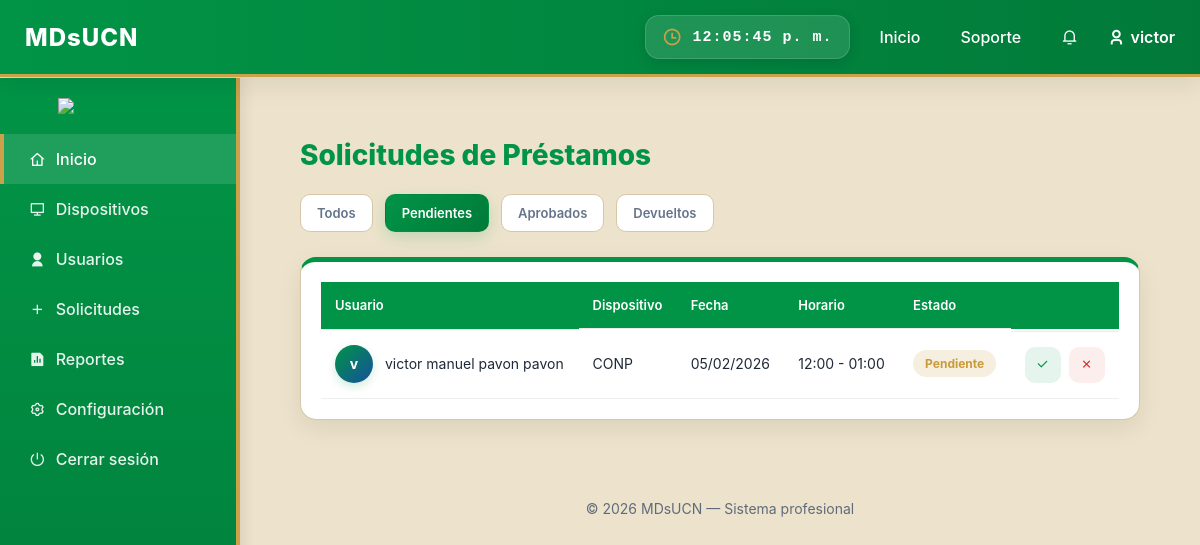
The app's page /prestamos/?estado=pendiente (signed in) with its own data.
### appOne/models.py (models this page shows, shortened)
class Usuario(AbstractUser):
    username = models.CharField(max_length=150, unique=True)
    nombre_completo = models.CharField(max_length=150)
    correo_institucional = models.EmailField(unique=True)
    codigo = models.CharField(max_length=20, unique=True)
    rol = models.CharField(max_length=20, choices=ROLES, default="Docente")
    USERNAME_FIELD = "correo_institucional"
    REQUIRED_FIELDS = ["username", "nombre_completo", "codigo"]
    objects = UsuarioManager()

class Prestamo(models.Model):
    ESTADO_PENDIENTE = 'pendiente'
    ESTADO_APROBADO = 'aprobado'
    ESTADO_RECHAZADO = 'rechazado'
    ESTADO_DEVUELTO = 'devuelto'
    ESTADO_CHOICES = [
        (ESTADO_PENDIENTE, 'Pendiente'),
        (ESTADO_APROBADO, 'Aprobado'),
        (ESTADO_RECHAZADO, 'Rechazado'),
        (ESTADO_DEVUELTO, 'Devuelto'),
    ]
    usuario = models.ForeignKey(
        'Usuario',
        on_delete=models.CASCADE,
        related_name="prestamos"
    )
    dispositivo = models.ForeignKey(
        'Dispositivo',
        on_delete=models.CASCADE,
        related_name="prestamos"
    )
    motivo = models.TextField()
    fecha_uso = models.DateField()
    hora_inicio = models.TimeField()
    hora_entrega = models.TimeField()
    estado = models.CharField(
        max_length=10,
        choices=ESTADO_CHOICES,
        default=ESTADO_PENDIENTE
    )
    fecha_solicitud = models.DateTimeField(auto_now_add=True)

class Dispositivo(models.Model):
    nombre_dispositivo = models.CharField(max_length=100)
    marca = models.CharField(max_length=50)
    codigo_inventario = models.CharField(max_length=50, unique=True)
    imagen = models.ImageField(upload_to='dispositivos/', blank=True, null=True)
    descripcion = models.TextField(blank=True, null=True)
    accesorios = models.TextField(blank=True, null=True)
    observacion = models.TextField(blank=True, null=True)

### appOne/views.py (the view)
# urls.py: path('prestamos/', views.solicitudes_prestamos, name='solicitudes_prestamos'),
@login_required
def solicitudes_prestamos(request):
    estado = request.GET.get("estado")
    if request.user.rol == "Admin":
        prestamos = Prestamo.objects.all()
    else:
        prestamos = Prestamo.objects.filter(usuario=request.user)
    if estado and estado != "todos":
        prestamos = prestamos.filter(estado=estado)
    prestamos = prestamos.order_by("-fecha_solicitud")
    return render(request, "appOne/solicitudes.html", {
        "prestamos": prestamos,
        "estado_actual": estado or "todos"
    })

### appOne/templates/appOne/solicitudes.html
{% extends "appOne/dashboard.html" %}
{% load static %}
{% block extra_css %}
<link rel="stylesheet" href="{% static 'appOne/css/solicitudes.css' %}">
<link href="https://cdn.jsdelivr.net/npm/remixicon/fonts/remixicon.css" rel="stylesheet">
{% endblock %}
{% block contenido %}
<div class="solicitudes-container">
    <div class="header">
        <h2>Solicitudes de Préstamos</h2>
    </div>
    <div class="filtros">
        <a href="?estado=todos" class="filtro {% if estado_actual == 'todos' %}activo{% endif %}">Todos</a>
        <a href="?estado=pendiente" class="filtro {% if estado_actual == 'pendiente' %}activo{% endif %}">Pendientes</a>
        <a href="?estado=aprobado" class="filtro {% if estado_actual == 'aprobado' %}activo{% endif %}">Aprobados</a>
        <a href="?estado=devuelto" class="filtro {% if estado_actual == 'devuelto' %}activo{% endif %}">Devueltos</a>
    </div>
    <div class="table-wrapper">
        <table class="table-dashboard">
            <thead>
                <tr>
                    <th>Usuario</th>
                    <th>Dispositivo</th>
                    <th>Fecha</th>
                    <th>Horario</th>
                    <th>Estado</th>
                    {% if request.user.rol == "Admin" %}
                    <th></th>
                    {% endif %}
                </tr>
            </thead>
            <tbody>
                {% for p in prestamos %}
                <tr>
                    <td class="user-cell">
                        <div class="avatar">
                            {{ p.usuario.nombre_completo|slice:":1" }}
                        </div>
                        <span>{{ p.usuario.nombre_completo }}</span>
                    </td>
                    <td>{{ p.dispositivo.nombre_dispositivo }}</td>
                    <td>{{ p.fecha_uso|date:"d/m/Y" }}</td>
                    <td>{{ p.hora_inicio|time:"H:i" }} - {{ p.hora_entrega|time:"H:i" }}</td>
                    <td>
                        <span class="estado {{ p.estado|lower }}">
                            {{ p.estado|capfirst }}
                        </span>
                    </td>
                    {% if request.user.rol == "Admin" %}
                    <td class="acciones">
                        {% if p.estado == "pendiente" %}
                            <a href="{% url 'aprobar_prestamo' p.id %}" class="btn success">
                                <i class="ri-check-line"></i>
                            </a>
                            <a href="{% url 'rechazar_prestamo' p.id %}" class="btn danger">
                                <i class="ri-close-line"></i>
                            </a>
                        {% elif p.estado == "aprobado" %}
                            <a href="{% url 'devolver_prestamo' p.id %}" class="btn warning">
                                <i class="ri-refresh-line"></i>
                            </a>
                        {% else %}
                            <span class="text-muted">—</span>
                        {% endif %}
                    </td>
                    {% endif %}
                </tr>
                {% empty %}
                <tr>
                    <td colspan="{% if request.user.rol == 'Admin' %}6{% else %}5{% endif %}" class="no-data">
                        No hay solicitudes registradas
                    </td>
                </tr>
                {% endfor %}
            </tbody>
        </table>
    </div>
</div>
{% endblock %}

### appOne/templates/appOne/dashboard.html (shortened to what this page needs)
{% load static %}
<!DOCTYPE html>
<html lang="es">
<head>
  <link rel="stylesheet" href="{% static 'appOne/css/dashboard.css' %}">
  <link href="https://cdn.jsdelivr.net/npm/remixicon/fonts/remixicon.css" rel="stylesheet">
  {% block extra_css %}{% endblock %}
</head>
<body>
  <header class="navegacion">
    <nav class="nav">
      <div class="nav-left">
        <h1>MDsUCN</h1>
      </div>
      <div class="nav-right">
        <div class="clock-box">
          <i class="ri-time-line"></i>
          <span id="clock-nicaragua">00:00:00</span>
        </div>
        <ul class="menu">
          <li><a href="#">Inicio</a></li>
          <li><a href="#">Soporte</a></li>
          <li class="notif-dropdown">
            <a href="#">
              <i class="ri-notification-3-line"></i>
            </a>
          </li>
          <li class="user">
            <i class="ri-user-3-line"></i> {{ request.user.username }}
          </li>
        </ul>
      </div>
    </nav>
  </header>
  <div class="container">
    <aside class="sidebar">
      <div class="logo">
        <img src="https://uploads.onecompiler.io/43nzu6ce2/43x2n985z/eslogan%20.png">
      </div>
      <nav>
        <a href="{% url 'dashboardinicio' %}" class="active">
          <i class="ri-home-4-line"></i> Inicio
        </a>
        <a href="{% url 'listardispositivos' %}">
          <i class="ri-computer-line"></i> Dispositivos
        </a>
        {% if request.user.rol == "Admin" %}
        <a href="{% url 'panel_usuarios' %}">
          <i class="ri-user-fill"></i> Usuarios
        </a>
        <a href="{% url 'solicitudes_prestamos' %}">
          <i class="ri-add-fill"></i> Solicitudes
        </a>
        {% endif %}
        <a href="{% url 'reportes' %}">
          <i class="ri-file-chart-fill"></i> Reportes
        </a>
        <a href="{% url 'configuracion' %}">
          <i class="ri-settings-3-line"></i> Configuración
        </a>
        <a href="{% url 'logout' %}">
          <i class="ri-shut-down-line"></i> Cerrar sesión
        </a>
      </nav>
    </aside>
    <main class="main-content">
      {% block contenido %}{% endblock %}
    </main>
  </div>
  <footer>
    <p>© 2026 MDsUCN — Sistema profesional</p>
  </footer>
</body>
</html>

### appOne/static/appOne/css/dashboard.css (style rules this page uses)
:root { --bg: #EDE3CC; --card-bg: #ffffff; --sidebar-bg: #019446; --sidebar-hover: #017a39; --primary: #019446; --primary-hover: #017a39; --secondary: #15509C; --secondary-hover: #104E9B; --gold: #CBA14B; --gold-dark: #C89B3B; --text-main: #1f2937; --text-secondary: #5f6b7a; --border: #d6c7a8; --danger: #dc2626; --shadow: 0 4px 12px rgba(0,0,0,0.08); --radius: 12px; }
* { margin: 0; padding: 0; box-sizing: border-box; transition: 0.2s; }
body { font-family: 'Inter', sans-serif; background: var(--bg); color: var(--text-main); }
.navegacion { background: linear-gradient( 90deg, var(--primary), var(--primary-hover) ); border-bottom: 3px solid var(--gold); position: fixed; width: 100%; top: 0; z-index: 1000; box-shadow: var(--shadow); }
.nav { display: flex; justify-content: space-between; align-items: center; padding: 15px 25px; }
.nav-left h1 { color:white; font-size:24px; font-weight:800; letter-spacing:1px; }
.nav-right { display:flex; align-items:center; gap:20px; }
.clock-box { display:flex; align-items:center; gap:10px; background:rgba(255,255,255,0.12); padding:10px 16px; border-radius:14px; border:1px solid rgba(255,255,255,0.15); backdrop-filter: blur(8px); box-shadow:0 4px 14px rgba(0,0,0,0.12); }
.clock-box i { font-size:20px; color:var(--gold); }
#clock-nicaragua { color:white; font-size:15px; font-weight:700; letter-spacing:1px; font-family:'Courier New', monospace; }
.menu { display: flex; gap: 20px; list-style: none; align-items: center; }
.menu a { color: white; text-decoration: none; font-weight: 500; padding: 8px 10px; border-radius: 6px; }
.user { color:white; font-weight:600; display:flex; align-items:center; gap:6px; }
.notif-dropdown { position: relative; }
.container { display: flex; margin-top: 78px; }
.sidebar { width: 240px; background: linear-gradient( 180deg, var(--primary), var(--primary-hover) ); height: 100vh; position: fixed; border-right: 4px solid var(--gold); overflow-y: auto; box-shadow: 4px 0 12px rgba(0,0,0,0.08); }
.sidebar img { width: 120px; margin: 20px auto; display: block; }
.sidebar a { display: flex; align-items: center; gap: 10px; padding: 15px 25px; color: rgba(255,255,255,0.90); text-decoration: none; font-weight: 500; border-left: 4px solid transparent; }
.sidebar a.active { background: rgba(255,255,255,0.12); color: white; border-left: 4px solid var(--gold); }
.main-content { margin-left: 240px; padding: 30px; width: 100%; }
.table-wrapper { margin-top: 25px; background: var(--card-bg); padding: 20px; border-radius: var(--radius); border: 1px solid var(--border); box-shadow: var(--shadow); }
.table-dashboard { width: 100%; border-collapse: collapse; }
.table-dashboard th { text-align: left; padding: 14px 10px; background: var(--primary); color: white; font-weight: 600; }
.table-dashboard td { padding: 14px 10px; border-bottom: 1px solid #eee; }
.estado { padding: 5px 12px; border-radius: 20px; font-size: 12px; font-weight: 600; }
.pendiente { color: var(--gold-dark); background: rgba(203,161,75,0.15); }
footer { margin-left: 240px; text-align: center; padding: 20px; color: var(--text-secondary); font-size: 14px; }

### records on screen
Usuario: user.username "victor"
Prestamo: usuario.nombre_completo "v", usuario.nombre_completo "victor manuel pavon pavon", dispositivo.nombre_dispositivo "CONP", fecha_uso "05/02/2026", hora_inicio "12:00", hora_entrega "01:00", estado "Pendiente"
